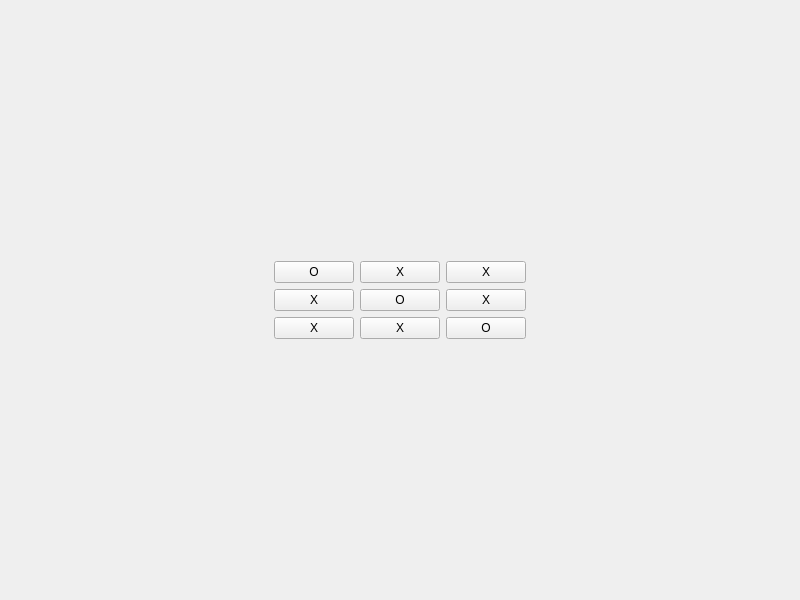
<?xml version="1.0" encoding="UTF-8"?>
<ui version="4.0">
 <class>MidTermUi</class>
 <widget class="QWidget" name="MidTermUi">
  <property name="geometry">
   <rect>
    <x>0</x>
    <y>0</y>
    <width>800</width>
    <height>600</height>
   </rect>
  </property>
  <property name="windowTitle">
   <string>MidTermUi</string>
  </property>
  <layout class="QVBoxLayout" name="verticalLayout_main">
   <item>
    <spacer name="verticalSpacer_top">
     <property name="orientation">
      <enum>Qt::Vertical</enum>
     </property>
     <property name="sizeHint" stdset="0">
      <size>
       <width>20</width>
       <height>40</height>
      </size>
     </property>
    </spacer>
   </item>
   <item>
    <layout class="QHBoxLayout" name="horizontalLayout_row1">
     <item>
      <spacer name="horizontalSpacer_left1">
       <property name="orientation">
        <enum>Qt::Horizontal</enum>
       </property>
       <property name="sizeHint" stdset="0">
        <size>
         <width>40</width>
         <height>20</height>
        </size>
       </property>
      </spacer>
     </item>
     <item>
      <widget class="QPushButton" name="pushButton_1">
       <property name="text">
        <string>O</string>
       </property>
      </widget>
     </item>
     <item>
      <widget class="QPushButton" name="pushButton_2">
       <property name="text">
        <string>X</string>
       </property>
      </widget>
     </item>
     <item>
      <widget class="QPushButton" name="pushButton_3">
       <property name="text">
        <string>X</string>
       </property>
      </widget>
     </item>
     <item>
      <spacer name="horizontalSpacer_right1">
       <property name="orientation">
        <enum>Qt::Horizontal</enum>
       </property>
       <property name="sizeHint" stdset="0">
        <size>
         <width>40</width>
         <height>20</height>
        </size>
       </property>
      </spacer>
     </item>
    </layout>
   </item>
   <item>
    <layout class="QHBoxLayout" name="horizontalLayout_row2">
     <item>
      <spacer name="horizontalSpacer_left2">
       <property name="orientation">
        <enum>Qt::Horizontal</enum>
       </property>
       <property name="sizeHint" stdset="0">
        <size>
         <width>40</width>
         <height>20</height>
        </size>
       </property>
      </spacer>
     </item>
     <item>
      <widget class="QPushButton" name="pushButton_4">
       <property name="text">
        <string>X</string>
       </property>
      </widget>
     </item>
     <item>
      <widget class="QPushButton" name="pushButton_5">
       <property name="text">
        <string>O</string>
       </property>
      </widget>
     </item>
     <item>
      <widget class="QPushButton" name="pushButton_6">
       <property name="text">
        <string>X</string>
       </property>
      </widget>
     </item>
     <item>
      <spacer name="horizontalSpacer_right2">
       <property name="orientation">
        <enum>Qt::Horizontal</enum>
       </property>
       <property name="sizeHint" stdset="0">
        <size>
         <width>40</width>
         <height>20</height>
        </size>
       </property>
      </spacer>
     </item>
    </layout>
   </item>
   <item>
    <layout class="QHBoxLayout" name="horizontalLayout_row3">
     <item>
      <spacer name="horizontalSpacer_left3">
       <property name="orientation">
        <enum>Qt::Horizontal</enum>
       </property>
       <property name="sizeHint" stdset="0">
        <size>
         <width>40</width>
         <height>20</height>
        </size>
       </property>
      </spacer>
     </item>
     <item>
      <widget class="QPushButton" name="pushButton_7">
       <property name="text">
        <string>X</string>
       </property>
      </widget>
     </item>
     <item>
      <widget class="QPushButton" name="pushButton_8">
       <property name="text">
        <string>X</string>
       </property>
      </widget>
     </item>
     <item>
      <widget class="QPushButton" name="pushButton_9">
       <property name="text">
        <string>O</string>
       </property>
      </widget>
     </item>
     <item>
      <spacer name="horizontalSpacer_right3">
       <property name="orientation">
        <enum>Qt::Horizontal</enum>
       </property>
       <property name="sizeHint" stdset="0">
        <size>
         <width>40</width>
         <height>20</height>
        </size>
       </property>
      </spacer>
     </item>
    </layout>
   </item>
   <item>
    <spacer name="verticalSpacer_bottom">
     <property name="orientation">
      <enum>Qt::Vertical</enum>
     </property>
     <property name="sizeHint" stdset="0">
      <size>
       <width>20</width>
       <height>40</height>
      </size>
     </property>
    </spacer>
   </item>
  </layout>
 </widget>
 <resources/>
 <connections/>
</ui>
